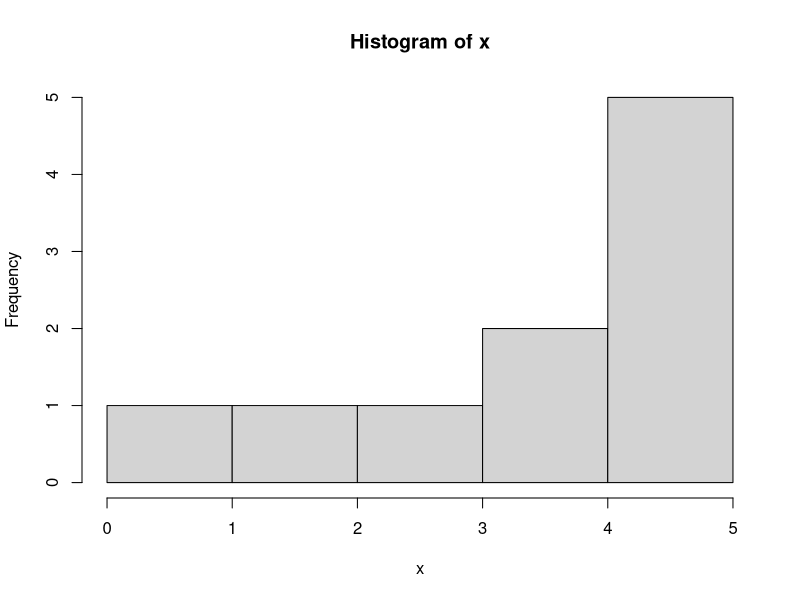

Write the R code that produced this figure. (Note: this script raises an error after producing the figure.)
## Two-sample tests 

## proportion
prop.test(c(45, 56), c(45 + 35, 56 + 47))

####
# mean
# drug and placebo
x = c(15, 10, 13, 7, 9, 8, 21, 9, 14, 8)
y = c(15, 14, 12, 8, 14, 7, 16, 10, 15, 12)
shapiro.test(x)
shapiro.test(y)
t.test(x,y,alt="greater", var.equal=TRUE)

#### Paired tests
x = c(3, 0, 5, 2, 5, 5, 5, 4, 4, 5)
y = c(2, 1, 4, 1, 4, 3, 3, 2, 3, 5)
hist(x)
shapiro.test(x)
shapiro.test(y)
wilcox.test(x,y,paired=TRUE)
########
attach(homework)
boxplot(Private, Public)
t.test(Private, Public, alternative = "less")
########
other = 150 - sum(c(13, 10, 42, 65, 150))
other_exp = 1- sum(c(0.2, 0.05, 0.1, 0.4, 0.2))
expected <- c(0.2, 0.05, 0.1, 0.4, 0.2, other_exp)
observed <- c(13, 10, 42, 65, 150, other)
chisq.test(observed, 150*expected)
######### shop
observed <- c(30,14,34,45,57,20)
expected <- c(.1, .1, .15, .2, .3,.15)
chisq.test(observed,p=expected)

####### dice
freq = c(22,21,22,27,22,36) # specify probabilities, (uniform, like this, is default though)
probs = rep(1/6,6)
chisq.test(freq, p=probs)

#######
yesbelt = c(12813,647,359,42)
nobelt = c(65963,4000,2642,303)
chisq.test(data.frame(yesbelt,nobelt))
